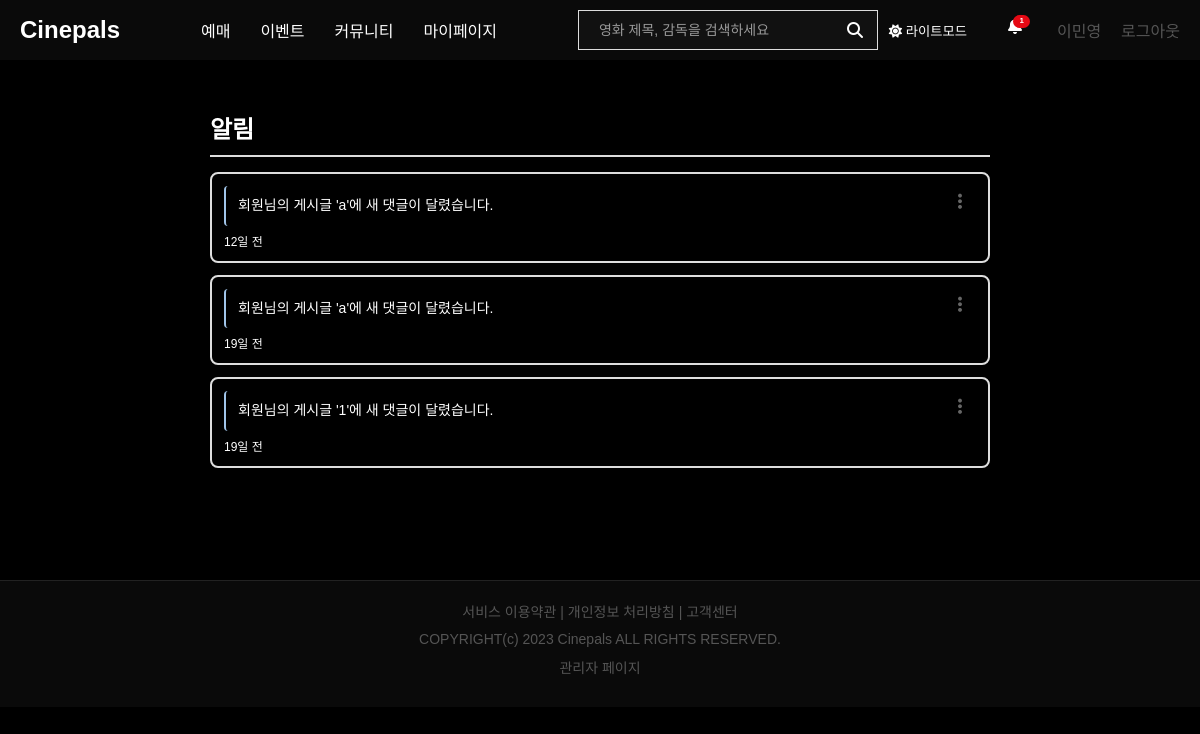
/notifications.php (signed in), run on the app's committed database.
### tables this page shows
CREATE TABLE `members` (
  `member_id` int(11) NOT NULL,
  `user_id` varchar(15) NOT NULL,
  `password` varchar(255) NOT NULL,
  `name` varchar(50) NOT NULL,
  `nickname` varchar(50) DEFAULT NULL,
  `email` varchar(100) NOT NULL,
  `phone` varchar(20) DEFAULT NULL,
  `birth_date` date DEFAULT NULL,
  `gender` enum('M','F','N') DEFAULT NULL,
  `join_date` datetime DEFAULT current_timestamp(),
  `updated_at` datetime DEFAULT NULL ON UPDATE current_timestamp(),
  `profile_image` varchar(255) DEFAULT NULL,
  `is_admin` tinyint(1) DEFAULT 0,
  `status` enum('active','banned','deleted') DEFAULT 'active',
  `last_login` datetime DEFAULT NULL,
  `bio` text DEFAULT NULL
);

CREATE TABLE `notifications` (
  `id` int(11) NOT NULL,
  `member_id` int(11) NOT NULL,
  `message` text NOT NULL,
  `type` varchar(50) DEFAULT 'info',
  `post_id` int(11) DEFAULT NULL,
  `comment_id` int(11) DEFAULT NULL,
  `is_read` tinyint(4) DEFAULT 0,
  `created_at` timestamp NOT NULL DEFAULT current_timestamp()
);

### inc/db.php (called while the page is built, shortened)
<?php
function db_select($query, $params = array())
{
    $con = mysqli_connect("localhost", "root", "", "moviedb");
    $stmt = mysqli_prepare($con, $query);
    if (!empty($params)) {
        $types = str_repeat('s', count($params));
        mysqli_stmt_bind_param($stmt, $types, ...$params);
    }
    mysqli_stmt_execute($stmt);
    $result = mysqli_stmt_get_result($stmt);
    $data = array();
    if ($result) {
        while ($row = mysqli_fetch_assoc($result)) {
            $data[] = $row;
        }
    }
    return $data;
}

### notifications.php (the view, shortened to what this page needs)
<?php
require_once("inc/db.php");
$member_id = $_SESSION['member_id'];
$notifications = db_select("SELECT * FROM notifications WHERE member_id = ? ORDER BY created_at DESC", [$member_id]);
function get_time_ago($datetime)
{
    $time_diff = time() - strtotime($datetime);
    if ($time_diff < 60) {
        return '방금 전';
    } else if ($time_diff < 3600) {
        return floor($time_diff / 60) . '분 전';
    } else if ($time_diff < 86400) {
        return floor($time_diff / 3600) . '시간 전';
    } else if ($time_diff < 2592000) {
        return floor($time_diff / 86400) . '일 전';
    } else {
        return date('Y-m-d', strtotime($datetime));
    }
}
?>
<!DOCTYPE html>
<html lang="ko">
<head>
    <link rel="stylesheet" href="css/style.css">
    <link rel="stylesheet" href="https://cdnjs.cloudflare.com/ajax/libs/font-awesome/6.5.1/css/all.min.css">
</head>
<body>
    <?php require_once("inc/header.php"); ?>
    <main class="main_wrapper">
        <div class="notifications_container">
            <div class="notifications_header">
                <h2 class="page_title">알림</h2>
            </div>
            <?php if (!empty($notifications)): ?>
                <?php foreach ($notifications as $notification): ?>
                    <?php
                    $notif_id = $notification['id'];
                    $full_message = $notification['message'];
                    $message_parts = explode('|||', $full_message);
                    $short_message = $message_parts[0];
                    $long_message = isset($message_parts[1]) ? $message_parts[1] : null;
                    $has_detail = !empty($long_message);
                    $goto_link = null;
                    $goto_deleted = false;
                    if (!empty($notification['type']) && $notification['type'] === 'comment') {
                        if (!empty($notification['post_id']) && !empty($notification['comment_id'])) {
                            $post_id = $notification['post_id'];
                            $comment_id = $notification['comment_id'];
                            $post_rows = db_select("SELECT b_idx, b_title FROM board_posts WHERE b_idx = ?", [$post_id]);
                            if (!empty($post_rows)) {
                                if (mb_strpos($post_rows[0]['b_title'], '관리자에 의해 삭제된 게시글') !== false) {
                                    $goto_deleted = true;
                                } else {
                                    $comment_rows = db_select("SELECT comment_id FROM board_comments WHERE comment_id = ?", [$comment_id]);
                                    if (!empty($comment_rows)) {
                                        $goto_link = 'community.php?open_comments=' . $post_id;
                                    } else {
                                        $goto_deleted = true;
                                    }
                                }
                            } else {
                                $goto_deleted = true;
                            }
                        }
                    }
                    ?>
                    <div class="notification_item" id="notif_<?php echo $notif_id; ?>">
                        <div class="notification_header">
                            <div class="notification_content">
                                <div class="notification_message"><?php if ($has_detail): ?><div class="expandable_notification">
                                            <div class="short_message" onclick="toggleDetail(<?php echo $notif_id; ?>)" style="cursor: pointer;"><?php echo nl2br(htmlspecialchars($short_message)); ?><i class="fas fa-chevron-down" id="arrow_<?php echo $notif_id; ?>" style="margin-left: 8px; font-size: 12px; transition: transform 0.3s;"></i></div>
                                            <div class="long_message" id="detail_<?php echo $notif_id; ?>" style="display: none; margin-top: 15px; padding-top: 15px; border-top: 1px solid #ddd;"><?php echo nl2br(htmlspecialchars($long_message)); ?></div>
                                        </div><?php else: ?><?php if (!empty($goto_link)): ?><a href="<?php echo htmlspecialchars($goto_link); ?>"><?php echo nl2br(htmlspecialchars($short_message)); ?></a><?php elseif (!empty($goto_deleted)): ?><a href="javascript:void(0);" onclick="deleteDeletedNotification(<?php echo $notif_id; ?>);"><?php echo nl2br(htmlspecialchars($short_message)); ?></a><?php else: ?><?php echo nl2br(htmlspecialchars($short_message)); ?><?php endif; ?><?php endif; ?></div>
                                <div class="notification_date">
                                    <?php echo get_time_ago($notification['created_at']); ?>
                                </div>
                            </div>
                            <div class="notification_actions">
                                <button class="hamburger_btn" onclick="toggleMenu(<?php echo $notif_id; ?>)">
                                    <i class="fas fa-ellipsis-v"></i>
                                </button>
                            </div>
                        </div>
                    </div>
                <?php endforeach; ?>
            <?php endif; ?>
        </div>
    </main>
    <?php require_once("inc/footer.php"); ?>
</body>
</html>

### inc/header.php (shortened to what this page needs)
<?php
require_once("inc/db.php");
$current_page = basename($_SERVER['PHP_SELF']);
$is_admin_page = (strpos($current_page, 'manager_') === 0);
?>
<?php if ($is_admin_page): ?>
    <script>
        localStorage.setItem('theme', 'light');
    </script>
    <link rel="stylesheet" id="light-theme-style" href="css/light-theme.css" media="all">
<?php else: ?>
    <link rel="stylesheet" id="dark-theme-style" href="css/dark-theme.css">
    <link rel="stylesheet" id="light-theme-style" href="css/light-theme.css" media="none">
<?php endif; ?>
<header id="header">
    <div class="header_container container">
        <h1 class="logo">
            <a href="index.php">Cinepals</a>
        </h1>
        <nav class="gnb">
            <ul class="main_menu_bar">
                <li class="menu_item"><a href="movies.php" class="nav_item">예매</a></li>
                <li class="menu_item"><a href="event.php" class="nav_item">이벤트</a></li>
                <li class="menu_item"><a href="community.php" class="nav_item">커뮤니티</a></li>
                <li class="menu_item"><a href="mypage.php" class="nav_item">마이페이지</a></li>
            </ul>
        </nav>
        <div class="util_area">
            <form action="search.php" method="get" class="search_form">
                <input type="text" name="q" placeholder="영화 제목, 감독을 검색하세요">
                <button type="submit">
                    <i class="fas fa-search"></i>
                </button>
            </form>
            <?php if ($is_admin_page): ?>
                <button id="themeBtn" style="margin: 0 10px; width: 80px; background: none; border: none; color: #666; cursor: not-allowed; opacity: 0.5;" disabled title="관리자 페이지는 라이트모드 고정입니다">
                    <i class="fas fa-sun"></i> 라이트모드
                </button>
            <?php else: ?>
                <button id="themeBtn" style="margin: 0 10px; width: 80px; background: none; border: none; color: var(--primary-text); cursor: pointer;">
                </button>
            <?php endif; ?>
            <?php if (isset($_SESSION['member_id']) === false) { ?>
                <div class="auth_btns">
                    <a href="login.php" class="login_btn">로그인</a>
                    <a href="register.php" class="signup_btn">회원가입</a>
                </div>
            <?php } else {
                $member_data = db_select("SELECT nickname FROM members WHERE member_id = ?", [$_SESSION['member_id']]);
                $member = $member_data[0];
                $unread_count = db_select("SELECT COUNT(*) as count FROM notifications WHERE member_id = ? AND is_read = 0", [$_SESSION['member_id']]);
                $unread = !empty($unread_count) ? $unread_count[0]['count'] : 0;
            ?>
                <div class="auth_btns">
                    <a href="notifications.php" class="notification_btn <?php echo $unread > 0 ? 'has_unread' : ''; ?>" style="position: relative; margin-right: 15px;">
                        <?php if ($unread > 0): ?>
                            <span class="notification_badge"><?php echo $unread; ?></span>
                        <?php endif; ?>
                    </a>
                    <a href="mypage.php" class="signup_btn"><?php echo $member['nickname']; ?></a>
                    <a href="logout.php" class="login_btn">로그아웃</a>
                </div>
            <?php } ?>
        </div>
    </div>
</header>

### css/style.css (style rules this page uses)
:root { --primary-bg: #fff; --primary-text: #333; --hover-text: #555; --secondary-bg: #f9f9f9; --input-placeholder: #999; --button-bg: #e5e5e5; --button-icon: #333; --auth-link-hover: #111; --auth-link-default: #555; --footer-text: #555; }
* { margin: 0; padding: 0; box-sizing: border-box; }
body { font-family: "Noto Sans KR", sans-serif; background: var(--primary-bg); color: var(--primary-text); }
a { text-decoration: none; color: inherit; }
ul, li { list-style: none; }
#header { background-color: transparent; border-bottom: none; }
#header .header_container { width: 1200px; height: 60px; margin: 0 auto; padding: 0 20px; display: flex; justify-content: space-between; align-items: center; }
#header .header_container .logo { font-size: 24px; font-weight: bold; }
#header .header_container .gnb .main_menu_bar { display: flex; gap: 30px; }
#header .header_container .gnb .main_menu_bar .menu_item { position: relative; }
#header .header_container .gnb .main_menu_bar .menu_item .nav_item { display: block; padding: 8px 0; color: var(--primary-text); font-size: 16px; transition: color 0.3s ease; }
#header .header_container .util_area { display: flex; align-items: center; }
#header .header_container .util_area .search_form { position: relative; display: flex; align-items: center; }
#header .header_container .util_area .search_form input { width: 300px; height: 40px; background: var(--secondary-bg); border: 1px solid #ddd; padding: 0 45px 0 20px; color: var(--primary-text); font-size: 14px; }
#header .header_container .util_area .search_form input::placeholder { color: var(--input-placeholder); }
#header .header_container .util_area .search_form button { position: absolute; right: 15px; background: none; border: none; cursor: pointer; }
#header .header_container .util_area .search_form button i { color: var(--button-icon); font-size: 16px; }
#header .header_container .util_area .auth_btns { display: flex; gap: 20px; margin-left: 30px; }
#header .header_container .util_area .auth_btns a { color: var(--auth-link-default); transition: color 0.3s ease; }
.main_wrapper { width: 1200px; margin: 0 auto; padding: 20px; }
@media screen and (max-width: 1200px) { .main_wrapper { width: 100%; padding: 20px; } }

### css/dark-theme.css (style rules this page uses)
:root { --primary-bg: #000; --primary-text: #fff; --secondary-bg: #111; --border-color: #333; }
body { background-color: #000; color: #fff; }
#header { background-color: #0a0a0a; border-bottom: none; position: relative; height: 60px; }
.search_form input { background-color: #1a1a1a; border: 1px solid #333; color: #fff; }
.search_form button i { color: #fff !important; }
.auth_btns a { color: #aaa; }
.main_menu_bar .menu_item .nav_item { color: #aaa; }
button, .btn { background-color: #333; color: #fff; border: 1px solid #444; }

### css/light-theme.css (style rules this page uses)
:root { --primary-bg: #fff; --primary-text: #333; --secondary-bg: #f8f9fa; --border-color: #e9ecef; }
body { background-color: #fff; color: #333; }
#header { background-color: #fff; border-bottom: 1px solid #e9ecef; box-shadow: 0 2px 5px rgba(0, 0, 0, 0.05); position: relative; height: 60px; }
.search_form input { background-color: #f1f3f5; border: 1px solid #ced4da; color: #495057; }
.search_form button i { color: #6c757d; }
.auth_btns a { color: #495057; }
.main_menu_bar .menu_item .nav_item { color: #495057; }
button, .btn { background-color: #f8f9fa; color: #333; border: 1px solid #ced4da; }

### inc/header.php (style rules this page uses)
.notification_btn { color: #aaa; text-decoration: none; font-size: 16px; position: relative; }
.notification_btn.has_unread { color: #fff !important; }
.notification_badge { position: absolute; top: -3px; right: -8px; background: #e50914; color: white; font-size: 8px; padding: 1px 6px 3px 6px; border-radius: 10px; font-weight: bold; }
.notification_btn.has_unread { color: #333 !important; }

### data on the page
members: nickname "이민영"
notifications: message "회원님의 게시글 'a'에 새 댓글이 달렸습니다.", created_at "12일 전"
notifications: message "회원님의 게시글 'a'에 새 댓글이 달렸습니다.", created_at "19일 전"
notifications: message "회원님의 게시글 '1'에 새 댓글이 달렸습니다.", created_at "19일 전"

### other printed values
$unread "1"
